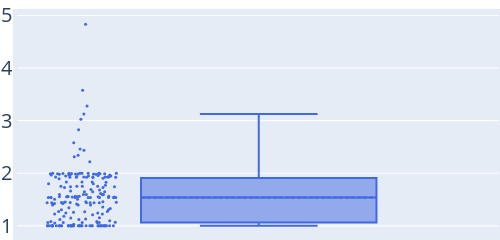

The notebook cell this image was saved under:
### Code cell
trace = box(y=(mtsf_weight),
boxpoints="all",
marker=attr(
        color="LightSkyBlue",
        size=3),
quartilemethod="linear",
name="",
marker_color="royalblue",
boxmean=true)

layout = Layout(
    autosize=false,
    width=500,
    height=200,
    margin=attr(l=1, r=1, b=1, t=1, pad=4),
    font_size=20,
)
PlotlyJS.plot(trace,layout)

name = "syncrank_"*"weight_of_MTSF"*"_"*type*"n"*string(n)*"p"*string(p)*"eta"*string(eta)*"q"*string(q)

plt = PlotlyJS.plot(trace,layout)
#PlotlyJS.savefig(plt,"figures/"*name*".pdf")

### Figure 1 — Plotly figure (JSON) as saved in the notebook; plotly's stock layout.template omitted (floating-point values rounded to 4 significant figures; data arrays with more than 128 entries replaced by an {"elided": "..."} marker saying what was removed)
{"data": [{"boxmean": true, "boxpoints": "all", "marker": {"color": "royalblue", "size": 3}, "name": "", "quartilemethod": "linear", "type": "box", "y": {"elided": "200 float values"}}], "layout": {"autosize": false, "font": {"size": 20}, "height": 200, "margin": {"b": 1, "l": 1, "pad": 4, "r": 1, "t": 1}, "width": 500}}
